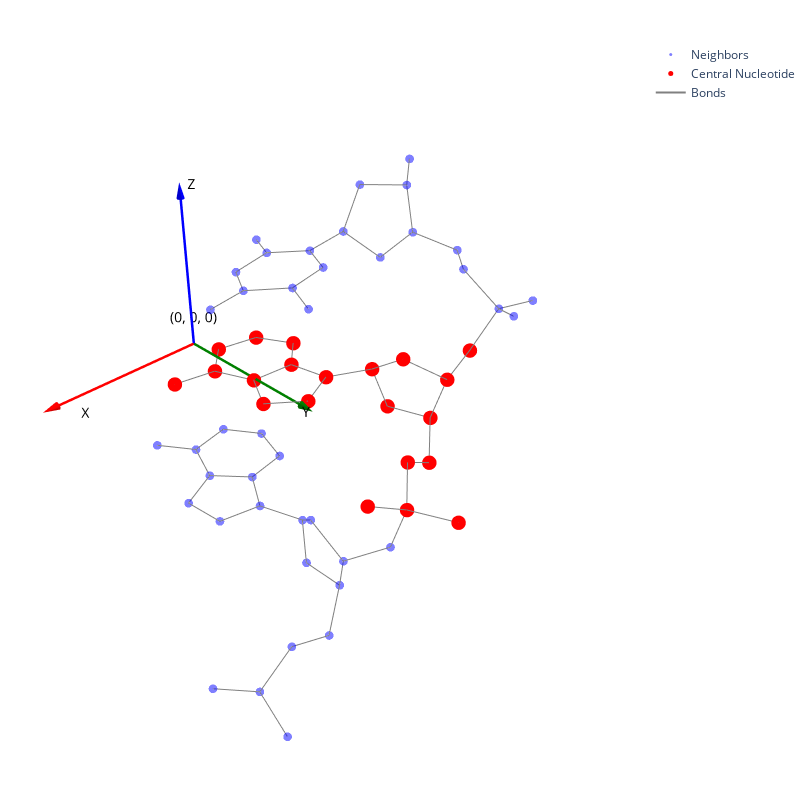

Here is the notebook cell this chart was saved with:
### Markdown cell above
### Dataset

### Code cell
dataset = PyGDataset()

# Select random sample
idx = np.random.randint(len(dataset))
data = dataset[idx]

pos_local = data.pos.numpy()
edge_index = data.edge_index.numpy() if (hasattr(data, 'edge_index') and data.edge_index is not None) else None
central_mask = data.central_mask.numpy().astype(bool)

central_atoms_pos = pos_local[central_mask]
centroid_local = np.mean(central_atoms_pos, axis=0)
dist_to_origin = np.linalg.norm(centroid_local)

# --- LOCAL VIEW (ALIGNED) ---
fig_local = go.Figure()

# Non-central atoms
non_central_pos = pos_local[~central_mask]
fig_local.add_trace(go.Scatter3d(
    x=non_central_pos[:, 0],
    y=non_central_pos[:, 1],
    z=non_central_pos[:, 2],
    mode='markers',
    marker=dict(size=3, color='blue', opacity=0.5),
    name='Neighbors'
))

# Central atoms
fig_local.add_trace(go.Scatter3d(
    x=central_atoms_pos[:, 0],
    y=central_atoms_pos[:, 1],
    z=central_atoms_pos[:, 2],
    mode='markers',
    marker=dict(size=5, color='red', opacity=1.0),
    name='Central Nucleotide'
))

# Add bonds
if edge_index is not None:
    lines_x, lines_y, lines_z = [], [], []
    for i in range(edge_index.shape[1]):
        p1 = pos_local[edge_index[0, i]]
        p2 = pos_local[edge_index[1, i]]
        lines_x.extend([p1[0], p2[0], None])
        lines_y.extend([p1[1], p2[1], None])
        lines_z.extend([p1[2], p2[2], None])

    fig_local.add_trace(go.Scatter3d(
        x=lines_x, y=lines_y, z=lines_z,
        mode='lines',
        line=dict(color='gray', width=2),
        name='Bonds'
    ))

# --- CUSTOM AXES (ARROWS) ---
axis_len = 5.0

# 1. Lines
fig_local.add_trace(go.Scatter3d(x=[0, axis_len], y=[0, 0], z=[0, 0], mode='lines', line=dict(color='red', width=5), name='Local X', showlegend=False))
fig_local.add_trace(go.Scatter3d(x=[0, 0], y=[0, axis_len], z=[0, 0], mode='lines', line=dict(color='green', width=5), name='Local Y', showlegend=False))
fig_local.add_trace(go.Scatter3d(x=[0, 0], y=[0, 0], z=[0, axis_len], mode='lines', line=dict(color='blue', width=5), name='Local Z', showlegend=False))

# 2. Cones (Arrowheads)
fig_local.add_trace(go.Cone(
    x=[axis_len], y=[0], z=[0],
    u=[1], v=[0], w=[0],
    showscale=False, colorscale=[[0, 'red'], [1, 'red']],
    sizemode="absolute", sizeref=0.5, anchor='tail', name='X Arrow'
))
fig_local.add_trace(go.Cone(
    x=[0], y=[axis_len], z=[0],
    u=[0], v=[1], w=[0],
    showscale=False, colorscale=[[0, 'green'], [1, 'green']],
    sizemode="absolute", sizeref=0.5, anchor='tail', name='Y Arrow'
))
fig_local.add_trace(go.Cone(
    x=[0], y=[0], z=[axis_len],
    u=[0], v=[0], w=[1],
    showscale=False, colorscale=[[0, 'blue'], [1, 'blue']],
    sizemode="absolute", sizeref=0.5, anchor='tail', name='Z Arrow'
))

# 3. Text Labels
# Shifted labels to the side and origin raised
fig_local.add_trace(go.Scatter3d(
    x=[axis_len, 0.5, 0, 0],
    y=[0.5, axis_len, 0.5, 0],
    z=[0, 0, axis_len, 0.2],
    mode='text',
    text=['X', 'Y', 'Z', '(0, 0, 0)'],
    textposition=['middle right', 'middle right', 'top center', 'top center'],
    textfont=dict(size=14, color='black'),
    showlegend=False
))

fig_local.update_layout(
    scene=dict(
        xaxis=dict(visible=False),  # Hide default axis
        yaxis=dict(visible=False),
        zaxis=dict(visible=False),
        aspectmode='data'
    ),
    width=800, height=800,
    margin=dict(r=0, l=0, b=0, t=40)
)
fig_local.show()

### Figure 1 — Plotly figure (JSON) as saved in the notebook; plotly's stock layout.template omitted (floating-point values rounded to 4 significant figures; data arrays with more than 128 entries replaced by an {"elided": "..."} marker saying what was removed)
{"data": [{"marker": {"color": "blue", "opacity": 0.5, "size": 3}, "mode": "markers", "name": "Neighbors", "type": "scatter3d", "x": [4.389, 4.536, 5.563, 3.211, 1.877, 0.8785, 0.8801, 1.138, 0.1038, 1.144, 0.5524, 1.093, 2.411, 2.601, 1.319, 0.8339, 1.627, -0.5042, -1.294, -0.9536, 0.3787, -5.585, -7.033, -4.72, -5.409, -6.401, -5.829, -4.472, -5.778, -6.861, -4.417, -3.899, -2.408, -1.716, -2.254, -0.3612, 0.3603, 1.581, -0.4235, -1.757, 0.2506], "y": [7.784, 9.09, 7.165, 7.9, 8.092, 7.536, 6.096, 7.916, 8.786, 6.575, 5.593, 4.237, 3.869, 2.571, 2.05, 0.7293, -0.3463, 0.5566, 1.637, 2.923, 3.062, 7.714, 7.957, 8.8, 6.422, 5.404, 4.043, 3.922, 3.733, 2.884, 3.032, 2.87, 2.928, 1.761, 0.6728, 1.91, 3.087, 3.114, 4.279, 4.145, 5.617], "z": [-6.661, -7.344, -6.005, -5.589, -6.038, -5.038, -5.089, -3.581, -3.14, -2.816, -3.82, -3.731, -3.771, -3.699, -3.618, -3.52, -3.484, -3.455, -3.493, -3.585, -3.643, 2.087, 1.902, 2.6, 3.013, 2.974, 3.34, 2.884, 4.837, 5.179, 5.034, 3.611, 3.477, 3.251, 3.164, 3.131, 3.209, 3.086, 3.445, 3.566, 3.55]}, {"marker": {"color": "red", "opacity": 1, "size": 5}, "mode": "markers", "name": "Central Nucleotide", "type": "scatter3d", "x": [-0.06467, -0.5907, 1.192, -1.208, -2.405, -3.424, -3.002, -3.65, -5.006, -2.705, -2.732, -1.471, -0.2097, 0.7411, 0.05447, 0.4886, 1.775, -0.4572, -1.745, -2.272, -1.309], "y": [9.152, 10.53, 8.81, 8.152, 8.025, 7.154, 5.768, 7.488, 7.244, 6.526, 5.301, 4.567, 5.093, 4.19, 2.987, 1.646, 1.292, 0.6818, 1.044, 2.267, 3.202], "z": [-1.588, -1.522, -0.8854, -1.093, -1.851, -1.134, -1.165, 0.3317, 0.6672, 1.056, 0.1466, 0.09851, 0.0758, 0.005914, -0.03209, -0.1079, -0.1625, -0.1243, -0.06973, 0.003121, 0.01907]}, {"line": {"color": "gray", "width": 2}, "mode": "lines", "name": "Bonds", "type": "scatter3d", "x": {"elided": "213 float values"}, "y": {"elided": "213 float values"}, "z": {"elided": "213 float values"}}, {"line": {"color": "red", "width": 5}, "mode": "lines", "name": "Local X", "showlegend": false, "type": "scatter3d", "x": [0, 5], "y": [0, 0], "z": [0, 0]}, {"line": {"color": "green", "width": 5}, "mode": "lines", "name": "Local Y", "showlegend": false, "type": "scatter3d", "x": [0, 0], "y": [0, 5], "z": [0, 0]}, {"line": {"color": "blue", "width": 5}, "mode": "lines", "name": "Local Z", "showlegend": false, "type": "scatter3d", "x": [0, 0], "y": [0, 0], "z": [0, 5]}, {"anchor": "tail", "colorscale": [[0, "red"], [1, "red"]], "name": "X Arrow", "showscale": false, "sizemode": "absolute", "sizeref": 0.5, "type": "cone", "u": [1], "v": [0], "w": [0], "x": [5], "y": [0], "z": [0]}, {"anchor": "tail", "colorscale": [[0, "green"], [1, "green"]], "name": "Y Arrow", "showscale": false, "sizemode": "absolute", "sizeref": 0.5, "type": "cone", "u": [0], "v": [1], "w": [0], "x": [0], "y": [5], "z": [0]}, {"anchor": "tail", "colorscale": [[0, "blue"], [1, "blue"]], "name": "Z Arrow", "showscale": false, "sizemode": "absolute", "sizeref": 0.5, "type": "cone", "u": [0], "v": [0], "w": [1], "x": [0], "y": [0], "z": [5]}, {"mode": "text", "showlegend": false, "text": ["X", "Y", "Z", "(0, 0, 0)"], "textfont": {"color": "black", "size": 14}, "textposition": ["middle right", "middle right", "top center", "top center"], "type": "scatter3d", "x": [5, 0.5, 0, 0], "y": [0.5, 5, 0.5, 0], "z": [0, 0, 5, 0.2]}], "layout": {"height": 800, "margin": {"b": 0, "l": 0, "r": 0, "t": 40}, "scene": {"aspectmode": "data", "xaxis": {"visible": false}, "yaxis": {"visible": false}, "zaxis": {"visible": false}}, "width": 800}}
